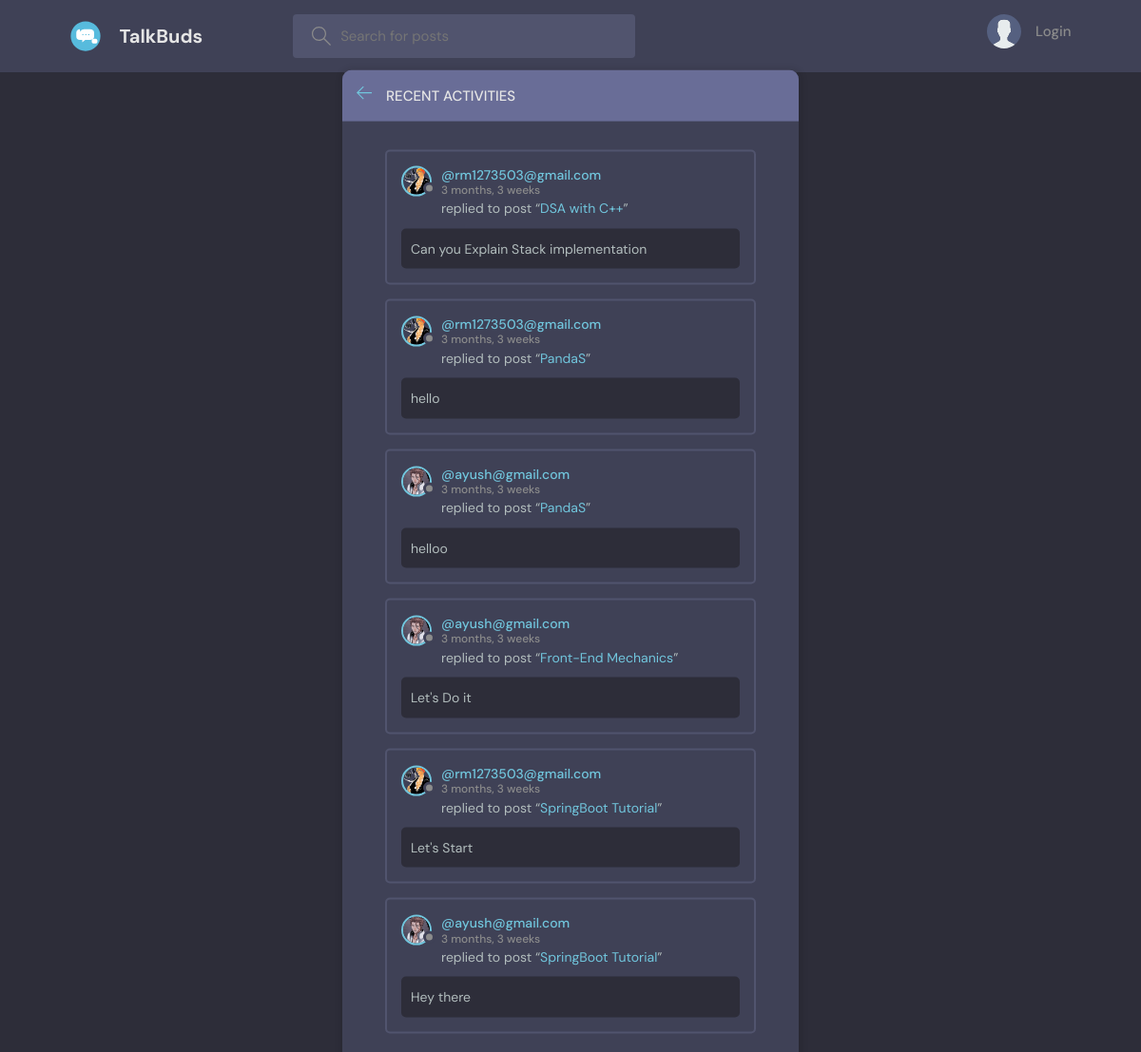
The page /activity/ on the database as committed earlier.
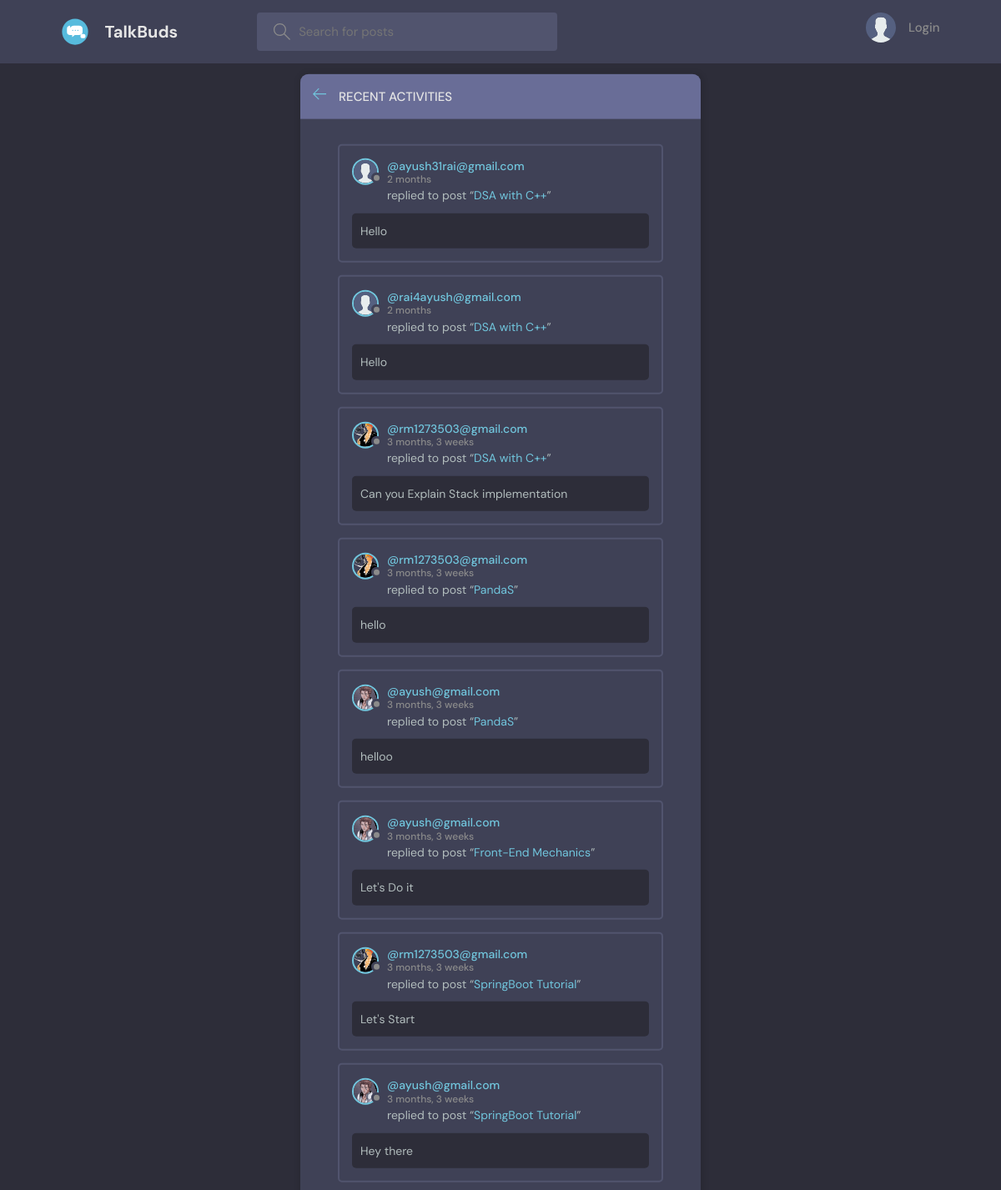
The same page on the database as committed later.
### base/models.py (models this page shows, shortened)
class message(models.Model):
    user = models.ForeignKey(User,on_delete=models.CASCADE)
    room = models.ForeignKey(Room, on_delete=models.CASCADE)
    body = models.TextField()
    updated = models.DateTimeField(auto_now= True)
    created = models.DateTimeField(auto_now_add= True)
    class Meta:
        ordering = ['-updated','-created']

class User(AbstractUser):
    name = models.CharField(max_length=200,null=True)
    email = models.EmailField(unique=True, null=True)
    bio = models.TextField(null=True)
    avatar = models.ImageField(null=True,default="avatar.svg")
    USERNAME_FIELD = 'email'
    REQUIRED_FIELDS = ['username']

class Room(models.Model):
    host = models.ForeignKey(User, on_delete= models.SET_NULL, null= True)
    topic = models.ForeignKey(Topic, on_delete= models.SET_NULL, null= True)
    name = models.CharField(max_length=200)
    description = models.TextField(null=True, blank=True)
    participants = models.ManyToManyField(User,related_name='particpants',blank='True')
    updated = models.DateTimeField(auto_now= True)
    created = models.DateTimeField(auto_now_add= True)
    class Meta:
        ordering = ['-updated','-created']
    def __str__(self):
        return self.name

### base/views.py (the view)
# urls.py: path('activity/',Activity,name="activity"),
def Activity(request):
    q = request.GET.get('q') if request.GET.get('q') != None else ''
    rooms = Room.objects.filter(
        Q(topic__name__icontains=q) |
        Q(name__icontains=q) |
        Q(description__icontains=q)
    )
    topics = Topic.objects.all()
    chats = message.objects.all()
    context = {'rooms' : rooms,'topics' : topics, 'chats' : chats}
    return render(request,'base/activity.html',context)

### base/templates/base/activity.html
{%extends 'main.html'%}
{%block content%}
<main class="layout">
    <div class="container">
      <div class="layout__box">
        <div class="layout__boxHeader">
          <div class="layout__boxTitle">
            <a href="{% url 'home' %}">
              <svg version="1.1" xmlns="http://www.w3.org/2000/svg" width="32" height="32" viewBox="0 0 32 32">
                <title>arrow-left</title>
                <path
                  d="M13.723 2.286l-13.723 13.714 13.719 13.714 1.616-1.611-10.96-10.96h27.625v-2.286h-27.625l10.965-10.965-1.616-1.607z"
                ></path>
              </svg>
            </a>
            <h3>Recent Activities</h3>
          </div>
        </div>
        <div class="activities-page layout__body">
            {% for chat in chats %}
            <div class="activities__box">
              <div class="activities__boxHeader roomListRoom__header">
                <a href="{% url 'profile' chat.user.id %}" class="roomListRoom__author">
                  <div class="avatar avatar--small">
                    <img src="{{chat.user.avatar.url}}" />
                  </div>
                  <p>
                    @{{chat.user}}
                    <span>{{chat.created|timesince}}</span>
                  </p>
                </a>
              </div>
              <div class="activities__boxContent">
                <p>replied to post “<a href="{% url 'room' chat.room.id %}">{{chat.room}}</a>”</p>
                <div class="activities__boxRoomContent">
                    {{chat.body}}
                </div>
              </div>
            </div>
            {% endfor %}
        </div>
      </div>
    </div>
  </main>
  {% endblock %}

Rows that differ between the two databases and show on the page:
added message: user.avatar (placeholder picture), user "ayush31rai@gmail.com", created "2 months", room "DSA with C++", body "Hello"
added message: user.avatar (placeholder picture), user "rai4ayush@gmail.com", created "2 months", room "DSA with C++", body "Hello"
